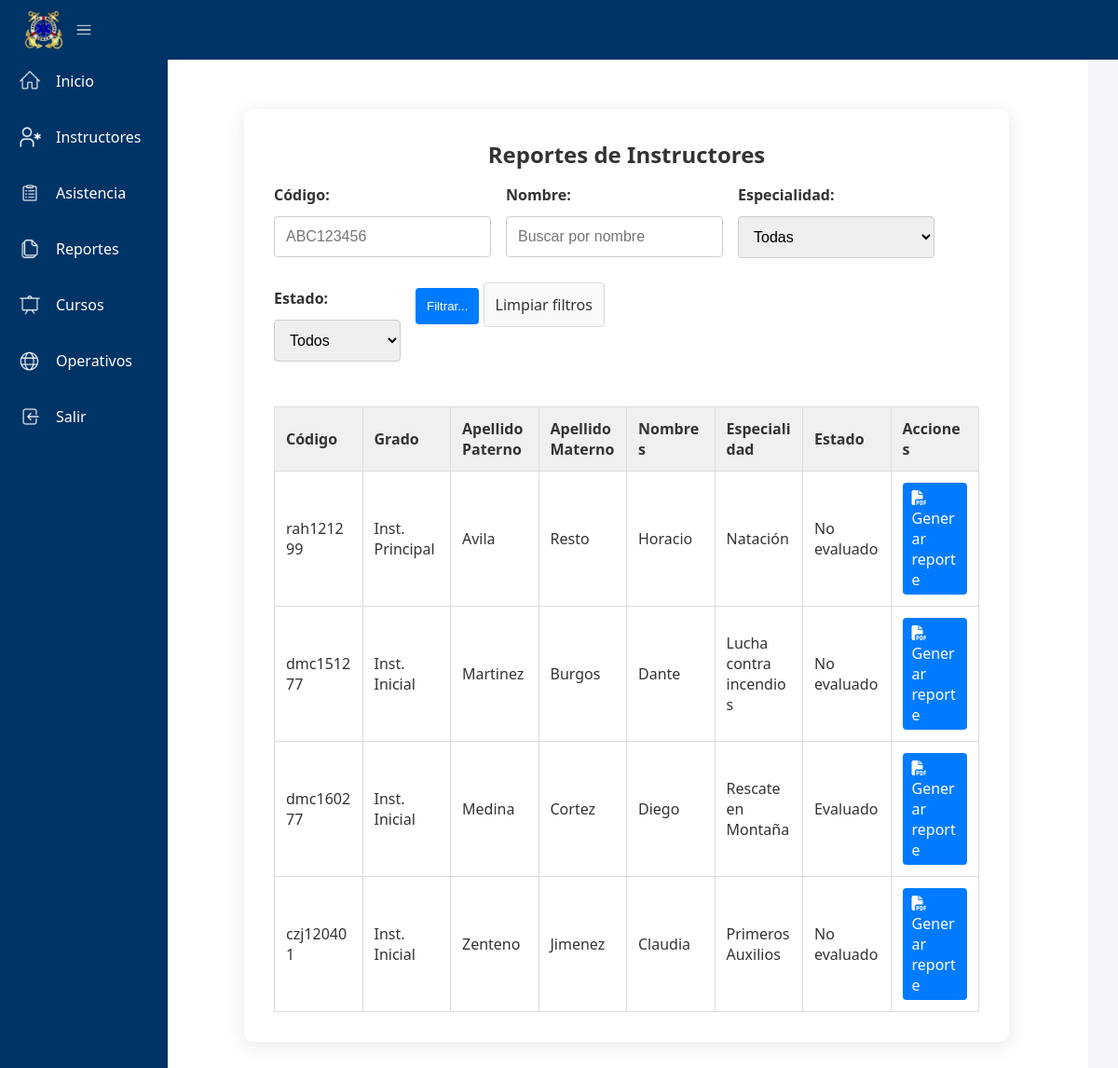
Page /dashboard/pages/reportes_ins.php on the earlier database version.
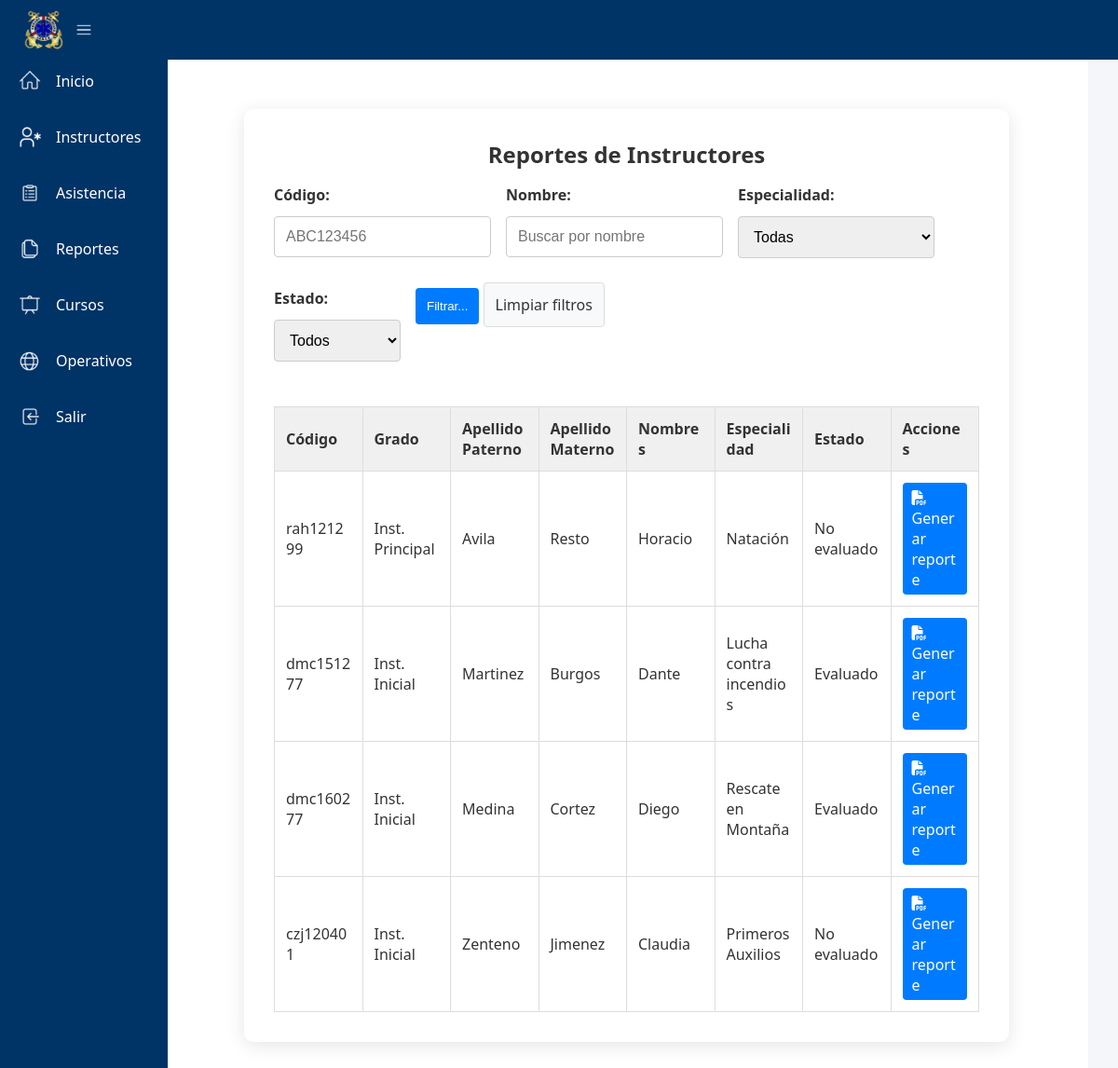
Same page on the later database version.
### tables this page shows
CREATE TABLE instructores (
    id INTEGER PRIMARY KEY AUTOINCREMENT,
    codigo TEXT NOT NULL UNIQUE,
    grado TEXT NOT NULL,
    nombres TEXT NOT NULL,
    apellido_paterno TEXT NOT NULL,
    apellido_materno TEXT NOT NULL,
    cedula TEXT NOT NULL,
    fecha_nacimiento DATE NOT NULL,
    especialidad TEXT NOT NULL,
    estado TEXT NOT NULL
);

### dashboard/pages/reportes_ins.php (the view, shortened to what the changed rows need)
<?php
require_once 'data/db.php';
try {
    $stmt = $pdo->query("SELECT * FROM instructores ORDER BY nombres ASC");
    $instructores = $stmt->fetchAll(PDO::FETCH_ASSOC);
} catch (PDOException $e) {
    echo "<p class='error-message'>Error al cargar instructores: " . $e->getMessage() . "</p>";
}
?>
<!DOCTYPE html>
<html lang="es">
<head>
    <link rel="stylesheet" href="../css/style.css" />
    <link rel="stylesheet" href="css_pages/css_instructores1.css">
    <link rel="stylesheet" href="css_pages/css_instructores2.css">
    <link rel="stylesheet" href="https://cdnjs.cloudflare.com/ajax/libs/font-awesome/6.5.0/css/all.min.css">
</head>
<body class="sidebar-expanded">
    <main id="content" class="content">
        <div class="form-container">
            <h2>Reportes de Instructores</h2>
            <table class="table-list full-width-table">
                <thead>
                    <tr>
                        <th>Código</th>
                        <th>Grado</th>
                        <th>Apellido Paterno</th>
                        <th>Apellido Materno</th>
                        <th>Nombres</th>
                        <th>Especialidad</th>
                        <th>Estado</th>
                        <th>Acciones</th>
                    </tr>
                </thead>
                <tbody>
                    <?php
                    require_once 'data/db.php';
                    $params = [];
                    try {
                        $sql = "SELECT * FROM instructores";
                        $sql .= " ORDER BY apellido_paterno ASC, apellido_materno ASC, nombres ASC";
                        $stmt = $pdo->prepare($sql);
                        $stmt->execute($params);
                        $instructores = $stmt->fetchAll(PDO::FETCH_ASSOC);
                        foreach ($instructores as $instructor) {
                            echo "<tr>";
                            echo "<td>" . htmlspecialchars($instructor['codigo']) . "</td>";
                            echo "<td>" . htmlspecialchars($instructor['grado']) . "</td>";
                            echo "<td>" . htmlspecialchars($instructor['apellido_paterno']) . "</td>";
                            echo "<td>" . htmlspecialchars($instructor['apellido_materno']) . "</td>";
                            echo "<td>" . htmlspecialchars($instructor['nombres']) . "</td>";
                            echo "<td>" . htmlspecialchars($instructor['especialidad']) . "</td>";
                            echo "<td>" . ucfirst(htmlspecialchars($instructor['estado'])) . "</td>";
                            echo "<td>
                      <a href='generar_reporte.php?id={$instructor['id']}' target='_blank' class='btn-report' style='background-color: #007bff; color: white; padding: 5px 10px; text-decoration: none; border-radius: 4px; display: inline-block;'><i class='fas fa-file-pdf'></i> Generar reporte</a>
                    </td>";
                            echo "</tr>";
                        }
                    } catch (PDOException $e) {
                        echo "<tr><td colspan='8' class='error-message'>Error al cargar datos: " . htmlspecialchars($e->getMessage()) . "</td></tr>";
                    }
                    ?>
                </tbody>
            </table>
        </div>
    </main>
</body>
</html>

Differences in the rows shown:
changed instructores "dmc151277": estado "No evaluado" → "Evaluado"
